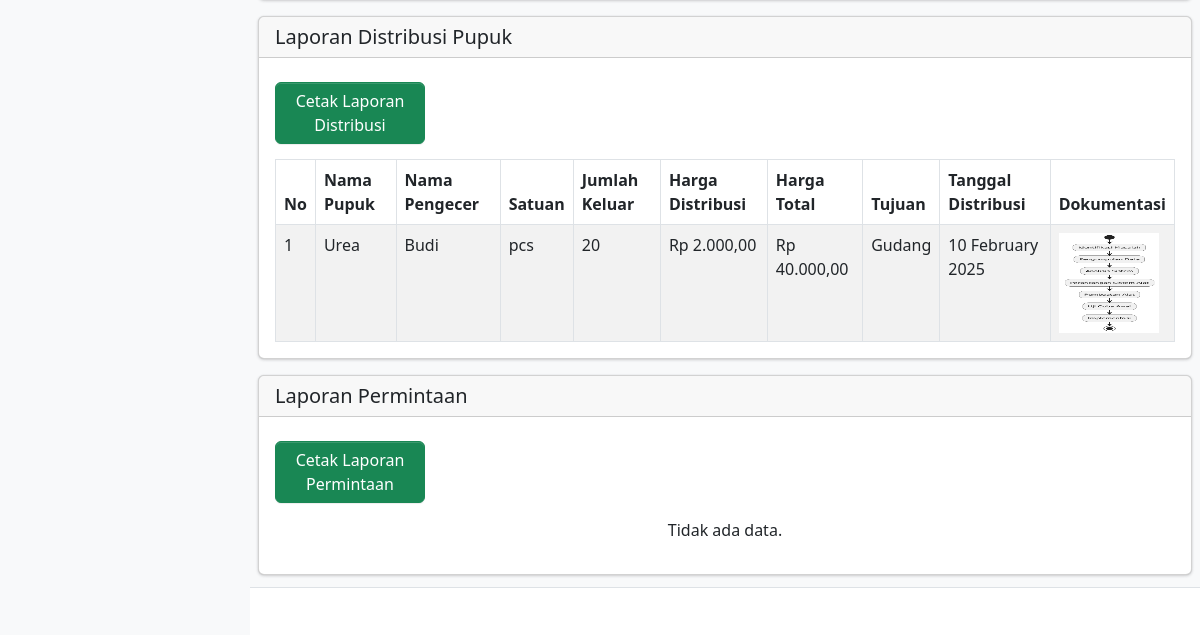
/laporan.php (lower part), run on an earlier commit of the app's database.
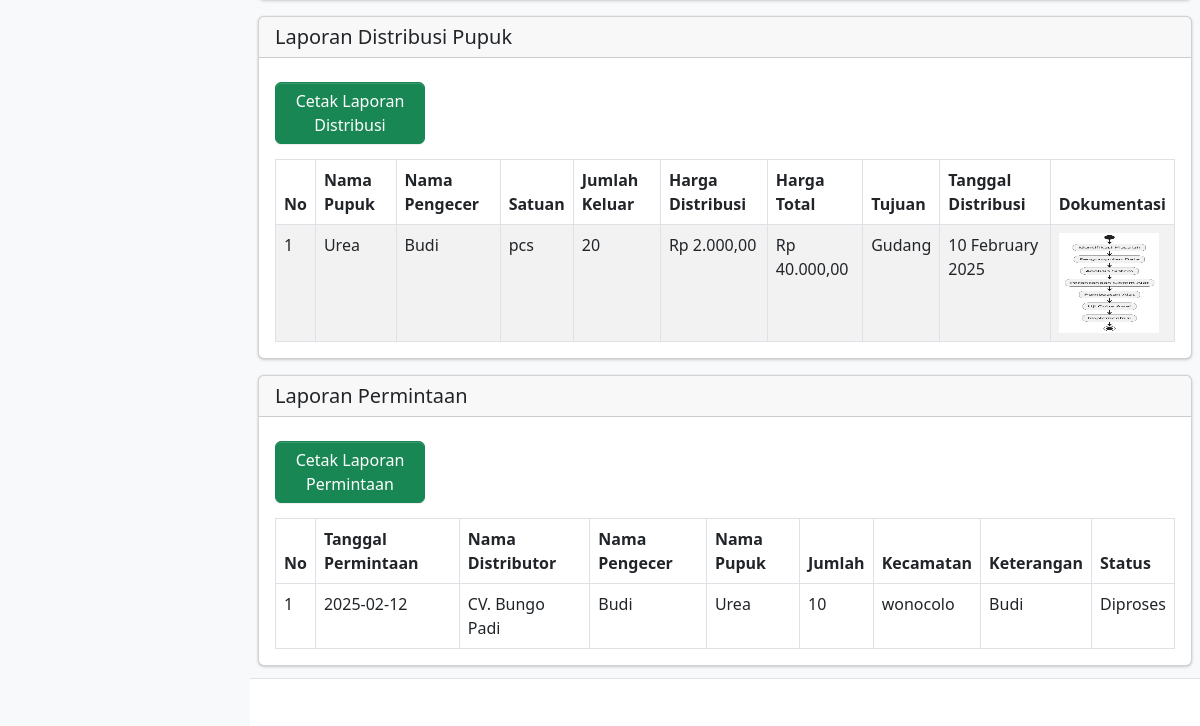
And on a later commit of the database.
### tables this page shows
CREATE TABLE `distribusi` (
  `id_distribusi` int NOT NULL,
  `id_pupuk` int NOT NULL,
  `id_pengecer` int NOT NULL,
  `satuan` varchar(50) NOT NULL,
  `tujuan` text NOT NULL,
  `kecamatan` varchar(255) NOT NULL,
  `harga_distribusi` decimal(15,2) NOT NULL,
  `harga_total` decimal(15,2) NOT NULL,
  `jumlah_keluar` int NOT NULL,
  `tanggal_distribusi` varchar(50) NOT NULL,
  `dokumentasi` varchar(255) DEFAULT NULL
);

CREATE TABLE `pupuk` (
  `id_pupuk` int NOT NULL,
  `nama_pupuk` varchar(255) NOT NULL,
  `satuan` varchar(50) NOT NULL,
  `harga` decimal(15,2) NOT NULL
);

CREATE TABLE `pengecer` (
  `id_pengecer` int NOT NULL,
  `nama_pengecer` varchar(255) NOT NULL,
  `jenis_kelamin` enum('Laki-laki','Perempuan') NOT NULL,
  `tanggal_lahir` date NOT NULL,
  `no_hp` varchar(20) NOT NULL,
  `alamat` text NOT NULL
);

CREATE TABLE `permintaan` (
  `id_permintaan` int NOT NULL,
  `tanggal_permintaan` date NOT NULL,
  `nama_distributor` varchar(255) NOT NULL,
  `id_pupuk` int NOT NULL,
  `id_pengecer` int NOT NULL,
  `jumlah` int NOT NULL,
  `kecamatan` varchar(255) NOT NULL,
  `dokumentasi` varchar(255) DEFAULT NULL,
  `keterangan` text,
  `status` enum('Pending','Diproses','Selesai','Ditolak') NOT NULL DEFAULT 'Pending'
);

### laporan.php (the view, shortened to what the changed rows need)
<?php include 'template/header.php'; ?>
<body class="layout-fixed sidebar-expand-lg bg-body-tertiary">
    <div class="app-wrapper">
        <main class="app-main">
            <div class="app-content">
                <div class="card mt-3">
                    <div class="card-body">
                        <?php
                        include 'koneksi.php';
                        $query = "SELECT distribusi.id_distribusi, pupuk.nama_pupuk, pengecer.nama_pengecer, distribusi.satuan,
                         distribusi.jumlah_keluar, distribusi.harga_distribusi, distribusi.harga_total,
                         distribusi.tujuan, distribusi.tanggal_distribusi, distribusi.dokumentasi
                  FROM distribusi
                  JOIN pupuk ON distribusi.id_pupuk = pupuk.id_pupuk
                  JOIN pengecer ON distribusi.id_pengecer = pengecer.id_pengecer";
                        $result = $koneksi->query($query);
                        if ($result === false) {
                            echo "<p class='text-center text-danger'>Terjadi kesalahan: " . $koneksi->error . "</p>";
                        } elseif ($result->num_rows > 0) {
                            echo "<table class='table table-bordered table-striped'>";
                            echo "<thead class='bg-primary text-white'>
                    <tr>
                        <th>No</th>
                        <th>Nama Pupuk</th>
                        <th>Nama Pengecer</th>
                        <th>Satuan</th>
                        <th>Jumlah Keluar</th>
                        <th>Harga Distribusi</th>
                        <th>Harga Total</th>
                        <th>Tujuan</th>
                        <th>Tanggal Distribusi</th>
                        <th>Dokumentasi</th>
                    </tr>
                  </thead>";
                            echo "<tbody>";
                            $no = 1;
                            while ($row = $result->fetch_assoc()) {
                                echo "<tr>
                        <td>{$no}</td>
                        <td>{$row['nama_pupuk']}</td>
                        <td>{$row['nama_pengecer']}</td>
                        <td>{$row['satuan']}</td>
                        <td>{$row['jumlah_keluar']}</td>
                        <td>Rp " . number_format($row['harga_distribusi'], 2, ',', '.') . "</td>
                        <td>Rp " . number_format($row['harga_total'], 2, ',', '.') . "</td>
                        <td>{$row['tujuan']}</td>
                        <td>{$row['tanggal_distribusi']}</td>
                        <td>";
                                if (!empty($row['dokumentasi']) && file_exists('uploads/' . $row['dokumentasi'])) {
                                    echo "<img src='uploads/{$row['dokumentasi']}' width='100' height='100' alt='Dokumentasi'>";
                                } else {
                                    echo "Tidak ada dokumentasi";
                                }
                                echo "</td></tr>";
                                $no++;
                            }
                            echo "</tbody></table>";
                        } else {
                            echo "<p class='text-center'>Tidak ada data distribusi.</p>";
                        }
                        ?>
                    </div>
                </div>
                <div class="card mt-3">
                    <div class="card-body">
                        <div class="col-md-2 mt-2 d-flex align-items-start" style="margin-bottom: 15px;">
                            <button type="button" class="btn btn-success" onclick="window.open('cetak/laporan_permintaan.php?<?php echo http_build_query($_GET); ?>', '_blank')">Cetak Laporan Permintaan</button>
                        </div>
                        <?php
                        include 'koneksi.php';
                        $query = "SELECT permintaan.*, pengecer.nama_pengecer, pupuk.nama_pupuk
                  FROM permintaan
                  JOIN pengecer ON permintaan.id_pengecer = pengecer.id_pengecer
                  JOIN pupuk ON permintaan.id_pupuk = pupuk.id_pupuk";
                        $result = $koneksi->query($query);
                        $no = 1;
                        if ($result->num_rows > 0) {
                            echo "<table class='table table-bordered'>";
                            echo "<thead>
                <tr>
                    <th>No</th>
                    <th>Tanggal Permintaan</th>
                    <th>Nama Distributor</th>
                    <th>Nama Pengecer</th>
                    <th>Nama Pupuk</th>
                    <th>Jumlah</th>
                    <th>Kecamatan</th>
                    <th>Keterangan</th>
                    <th>Status</th>
                </tr>
            </thead>";
                            echo "<tbody>";
                            while ($row = $result->fetch_assoc()) {
                                echo "<tr>
                    <td>{$no}</td>
                    <td>{$row['tanggal_permintaan']}</td>
                    <td>{$row['nama_distributor']}</td>
                    <td>{$row['nama_pengecer']}</td>
                    <td>{$row['nama_pupuk']}</td>
                    <td>{$row['jumlah']}</td>
                    <td>{$row['kecamatan']}</td>
                    <td>{$row['keterangan']}</td>
                    <td>{$row['status']}</td>
                </tr>";
                                $no++;
                            }
                            echo "</tbody></table>";
                        } else {
                            echo "<p class='text-center'>Tidak ada data.</p>";
                        }
                        ?>
                    </div>
                </div>
            </div>
        </main>
    </div>
</body>
</html>

What changed in the data, as far as the page shows it:
added permintaan: tanggal_permintaan "2025-02-12", nama_distributor "CV. Bungo Padi", id_pengecer.nama_pengecer "Budi", id_pupuk.nama_pupuk "Urea", jumlah "10", kecamatan "wonocolo", keterangan "Budi", status "Diproses"
Also different on the page:
text no longer shown: "Tidak ada data."
text now shown: "No Tanggal Permintaan Nama Distributor Nama Pengecer Nama Pupuk Jumlah Kecamatan Keterangan Status"
